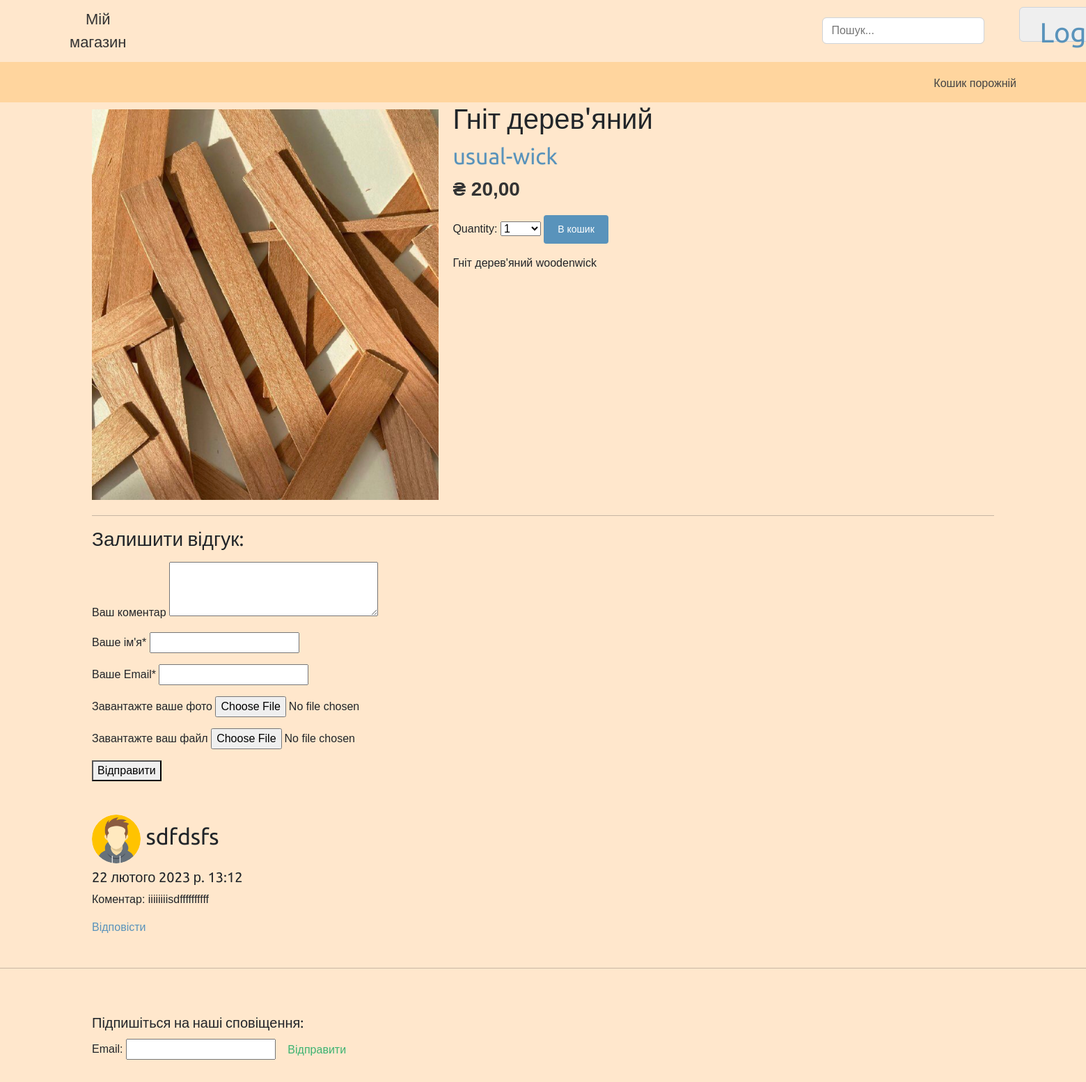
Page /detail/2 on the earlier database version.
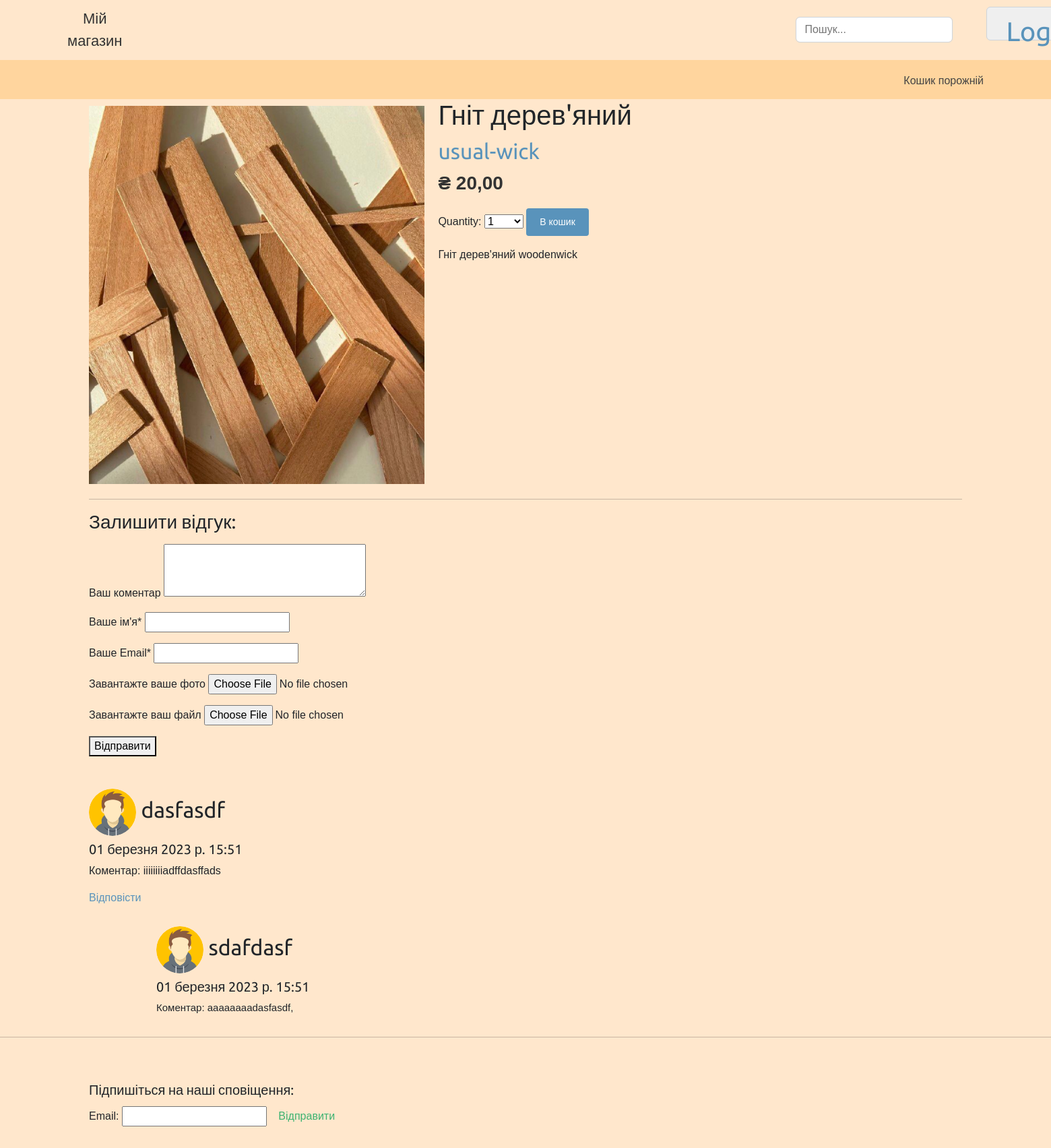
Same page on the later database version.
### myshop/models.py (models this page shows, shortened)
class Comments(models.Model):
    email = models.EmailField()
    name = models.CharField(max_length=100)
    text = models.TextField(max_length=5000)
    parent = models.ForeignKey('self', on_delete=models.SET_NULL, blank=True, null=True)
    product = models.ForeignKey(Product, on_delete=models.CASCADE)
    created = models.DateTimeField(auto_now_add=True)
    photo_comments = models.ImageField(blank=True, validators=[FileExtensionValidator(allowed_extensions=['jpg', 'png', 'gif'])])
    file_comments = models.FileField(blank=True)

### myshop/views.py (the view)
# urls.py: path('detail/<int:id>', views.detail, name='product_detail'),
def detail(request, id):
    product = Product.objects.get(pk=id)
    cart_product_form = CartAddProductForm()
    return render(request, 'shop/product/detail.html', {'product': product, 'cart_product_form': cart_product_form})

### cart/forms.py
class CartAddProductForm(forms.Form):
    quantity = forms.TypedChoiceField(
                                choices=PRODUCT_QUANTITY_CHOICES,
                                coerce=int)
    update = forms.BooleanField(required=False,
                                initial=False,
                                widget=forms.HiddenInput)

### contact/forms.py
class ContactForm(forms.ModelForm):
    class Meta:
        model = Contact
        fields = ('email', )
        widgets = {
            'email': forms.EmailInput(attrs={'class': 'editContent'})
        }

### cart/cart.py (called while the page is built)
    def __len__(self):
        return sum(item['quantity'] for item in self.cart.values())

### cart/context_processors.py (called while the page is built)
def cart(request):
    return {'cart': Cart(request)}

### contact/templatetags/contact_tags.py (called while the page is built)
@register.inclusion_tag('contact/tags/form.html')
def contact_form():
    return {'contact_form': ContactForm()}

### myshop/models.py (called while the page is built)
    def __str__(self):
        return self.name

    def get_absolute_url(self):
        return reverse('myshop:product_list_by_category', args=[self.slug])

    def get_comment(self):
        return self.comments_set.filter(parent__isnull=True)

### myshop/templates/shop/product/detail.html (shortened to what this page needs)
{% extends "shop/base.html" %}
{% load static %}
{% block content %}
<div class="product-detail container">
    <img src="{% if product.image %}{{ product.image.url }}{% else %}
    {% static 'img/no_image.png' %}{% endif %}">
    <h1>{{ product.name }}</h1>
    <h2>
        <a href="{{ product.category.get_absolute_url }}">{{product.category }}</a>
    </h2>
    <p class="price">₴ {{ product.price }}</p>
    <form action="{% url 'cart:cart_add' product.id %}" method="post">
        {{ cart_product_form }}
        <input type="submit" value="В кошик">
    </form>
    {{ product.description|linebreaks }}
</div>
<div class="comments-form container">
    <hr>
    <h3>Залишити відгук: </h3>
    <div>
        <form action="{% url 'myshop:add_comment' product.id %}" class="add_comments" method="POST" id="formReview" >
            <div class="mt-3">
                <label for="contactcomment">Ваш коментар</label>
                <textarea name="text" id="contactcomment" cols="30" rows="3"></textarea>
            </div>
            <div class="mt-3">
                <label for="contactusername">Ваше ім'я*</label>
                <input type="text" name="name" id="contactusername">
            </div>
            <div class="mt-3">
                <label for="contactemail">Ваше Email*</label>
                <input type="email" name="email" id="contactemail">
            </div>
            <div class="mt-3">
                <label for="contacimage">Завантажте ваше фото</label>
                <input type="file" name="photo_comments" id="contacimage">
            </div>
            <div class="mt-3">
                <label for="contacfile">Завантажте ваш файл</label>
                <input type="file" name="file_comments" id="contacfile">
            </div>
            <div class="mt-3">
                <button type="submit" value="Submit">Відправити</button>
            </div>
        </form>
    </div>
</div>
<div class="container mt-5">
    <div>
        {% for comment in product.get_comment %}
        <div>
            <h2><img src="{% static 'images/123.png' %}" class="img-fluid" alt="image"> {{ comment.name }}</h2><h5
                class="sub-comments-h5">
            {{ comment.created }}</h5>
            <p>Коментар: iiiiiiii{{ comment.text }}</p>
            <a href="#formReview"
               onclick="addReview('{{ comment.name }}', '{{ comment.id }}', '{{ comment.parent }}')">Відповісти</a>
            <div class="sub-comment">
                {% for com in comment.comments_set.all %}
                <h2 class="sub-comments-h2"><img src="{% static 'images/123.png' %}" class="img-fluid" alt="image">
                    {{ com.name }}</h2><h5 class="sub-comments-h5">{{ com.created }}</h5>
                <p>Коментар: aaaaaaaa{{ com.text }}</p>
                {% endfor %}
            </div>
        </div>
        {% endfor %}
    </div>
</div>
</div>
{% endblock %}

Differences in the rows shown:
removed Comments: name "sdfdsfs", created "22 лютого 2023 р. 13:12", text "sdffffffffff", shown under "Залишити відгук:"
added Comments: name "dasfasdf", created "01 березня 2023 р. 15:51", text "adffdasffads", shown under "Залишити відгук:"
added Comments: name "sdafdasf", created "01 березня 2023 р. 15:51", text "dasfasdf,", shown under "dasfasdf"
